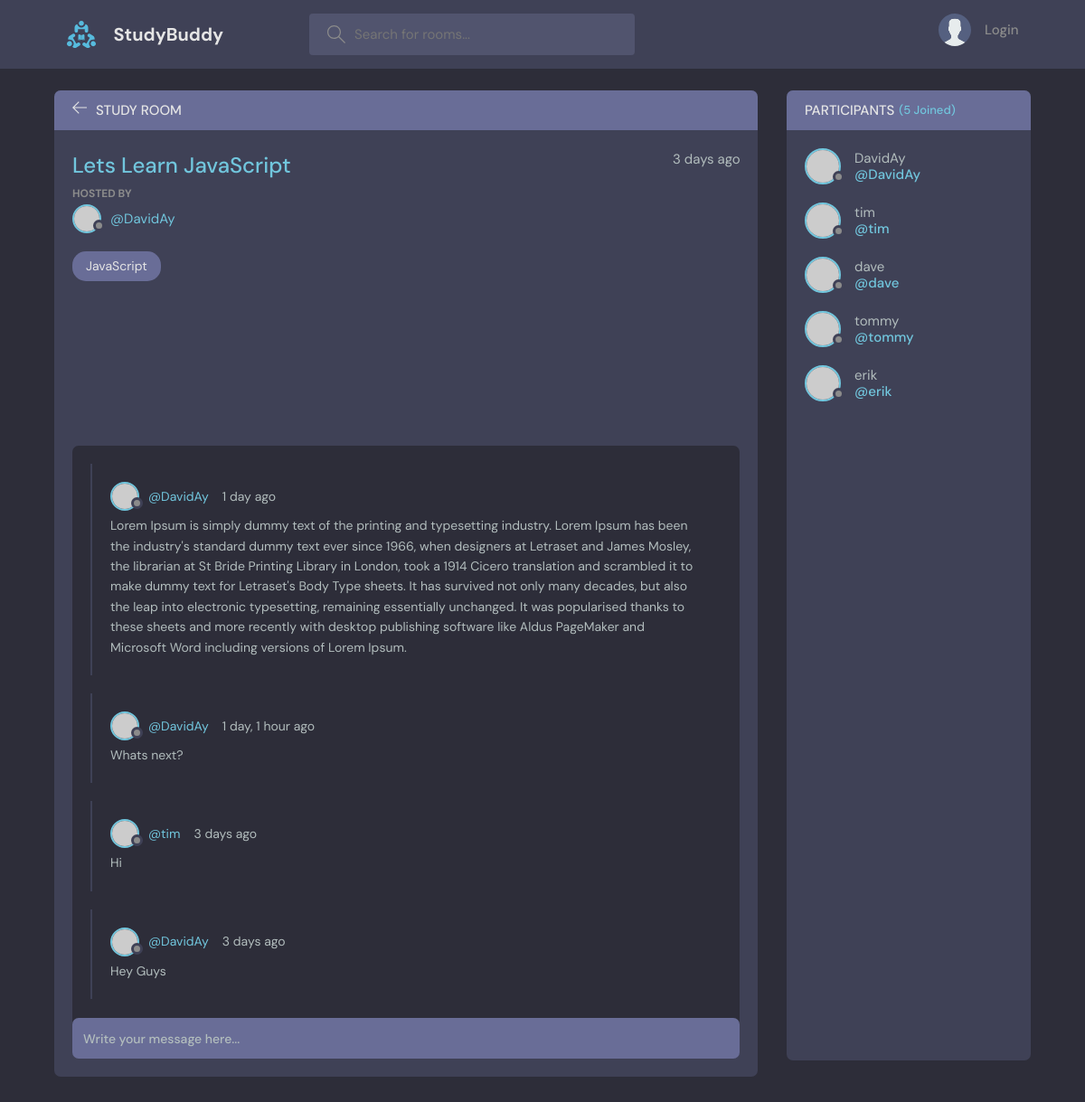
/room/1, run on the app's committed database.
### base/models.py (models this page shows, shortened)
class Room(models.Model):
    host = models.ForeignKey(User, on_delete=models.SET_NULL, null=True)
    topic = models.ForeignKey(Topic, on_delete=models.SET_NULL, null=True)
    name = models.CharField(max_length=200)
    description = models.TextField(null=True, blank=True)
    participants = models.ManyToManyField(User, related_name='participants', blank=True)
    updated = models.DateTimeField(auto_now=True)
    created=models.DateTimeField(auto_now_add=True)
    class Meta:
        ordering = ['-created', '-updated']

class Topic(models.Model):
    name = models.CharField(max_length=200)

class Message(models.Model):
    user  =  models.ForeignKey(User, on_delete=models.CASCADE)
    room = models.ForeignKey(Room, on_delete=models.CASCADE)
    body = models.TextField()
    updated = models.DateTimeField(auto_now=True)
    created=models.DateTimeField(auto_now_add=True)
    class Meta:
            ordering = ['-created', '-updated']

### base/views.py (the view, shortened to what this page needs)
# urls.py: path('room/<str:pk>', views.room, name='room'),
def room(request, pk):
    room  = Room.objects.get(id=pk)
    room_messages  = room.message_set.all()
    participants = room.participants.all()
    context = {'room': room, 'room_messages':room_messages, 'participants': participants}
    return render(request, 'base/room.html', context)

### base/templates/base/room.html (shortened to what this page needs)
{% extends 'main.html' %}
{% block content %}
    <main class="profile-page layout layout--2">
      <div class="container">
        <div class="room">
          <div class="room__top">
            <div class="room__topLeft">
              <a href="{% url 'home' %}">
                <svg version="1.1" xmlns="http://www.w3.org/2000/svg" width="32" height="32" viewBox="0 0 32 32">
                  <title>arrow-left</title>
                  <path
                    d="M13.723 2.286l-13.723 13.714 13.719 13.714 1.616-1.611-10.96-10.96h27.625v-2.286h-27.625l10.965-10.965-1.616-1.607z"
                  ></path>
                </svg>
              </a>
              <h3>Study Room</h3>
            </div>
          </div>
          <div class="room__box scroll">
            <div class="room__header scroll">
              <div class="room__info">
                <h3>{{room.name}}</h3>
                <span>{{room.created|timesince}} ago</span>
              </div>
              <div class="room__hosted">
                <p>Hosted By</p>
                <a href="{% url 'user-profile' room.host.id%}" class="room__author">
                  <div class="avatar avatar--small">
                    <img src="https://randomuser.me/api/portraits/men/37.jpg" />
                  </div>
                  <span>@{{room.host.username}}</span>
                </a>
              </div>
              <span class="room__topics">{{room.topic.name}}</span>
            </div>
            <div class="room__conversation">
              <div class="threads scroll">
                {% for message in room_messages %}
                <div class="thread">
                  <div class="thread__top">
                    <div class="thread__author">
                      <a href="{% url 'user-profile' message.user.id %}" class="thread__authorInfo">
                        <div class="avatar avatar--small">
                          <img src="https://randomuser.me/api/portraits/men/37.jpg" />
                        </div>
                        <span>@{{message.user.username}}</span>
                      </a>
                      <span class="thread__date">{{message.created|timesince}} ago</span>
                    </div>
                  </div>
                  <div class="thread__details">
                     {{message.body}}
                  </div>
                </div>
                {% endfor %}
              </div>
            </div>
          </div>
          <div class="room__message">
            <form action="" method="POST">
              <input name="body" placeholder="Write your message here..." />
            </form>
          </div>
        </div>
        <div class="participants">
          <h3 class="participants__top">Participants <span>({{participants.count}} Joined)</span></h3>
          <div class="participants__list scroll">
            {% for user in participants %}
            <a href="{% url 'user-profile' user.id %}" class="participant">
              <div class="avatar avatar--medium">
                <img src="https://randomuser.me/api/portraits/men/37.jpg" />
              </div>
              <p>
                {{user.username}}
                <span>@{{user.username}}</span>
              </p>
            </a>
            {% endfor %}
          </div>
        </div>
      </div>
    </main>
{% endblock content %}

### data on the page
Room: name "Lets Learn JavaScript", created "3 days", host.username "DavidAy", topic.name "JavaScript"
Message: user.username "DavidAy", created "1 day", body "Lorem Ipsum is simply dummy text of the printing and typesetting industry. Lorem Ipsum has been the industry's standard dummy text ever since 1966, when designers at Letraset and James Mosley, the librarian at St Bride Printing Library in London, took a 1914 Cicero translation and scrambled it to make dummy text for Letraset's Body Type sheets. It has survived not only many decades, but also the leap into electronic typesetting, remaining essentially unchanged. It was popularised thanks to these sheets and more recently with desktop publishing software like Aldus PageMaker and Microsoft Word including versions of Lorem Ipsum."
Message: user.username "DavidAy", created "1 day, 1 hour", body "Whats next?"
Message: user.username "tim", created "3 days", body "Hi"
Message: user.username "DavidAy", created "3 days", body "Hey Guys"

### other printed values
{{ participants.count }} "5"
{{ user.username }} "DavidAy"
{{ user.username }} "tim"
{{ user.username }} "dave"
{{ user.username }} "tommy"
{{ user.username }} "erik"
